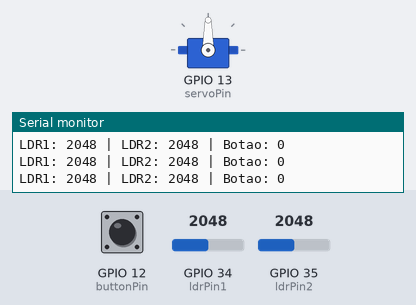
This sketch was run on a simulated ESP32. On the bench: servo, the last lines printed to the serial monitor. The test bench sets the inputs (shaded band); at power-on: GPIO 12 (buttonPin) LOW, GPIO 34 (ldrPin1) = 2048, GPIO 35 (ldrPin2) = 2048. The audio player accepts every command and is not drawn.

Above: at 1.7 s.
1.8 s: GPIO 12 (buttonPin) pulled HIGH for 0.15 s
At 1.94 s:
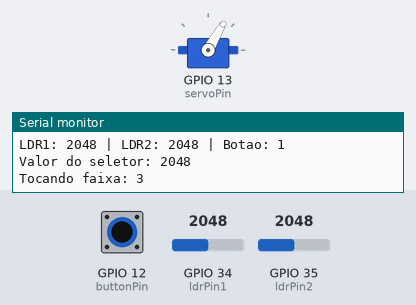
At 2.54 s:
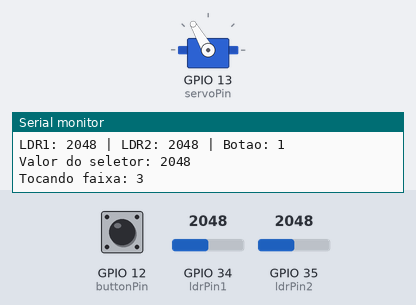
Timing chart, 0 to 8.5 s (numbered marks = the images above; inputs shaded):
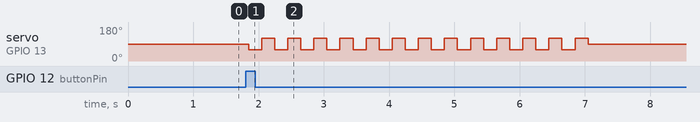

The sketch:

chapeu.ino
```cpp
#include <SoftwareSerial.h>
#include <DFRobotDFPlayerMini.h>
#include <Servo.h>

// Pinos
const int ldrPin1 = 34;
const int ldrPin2 = 35;
const int buttonPin = 12;
const int selectorPin = 32;  // Entrada analógica do seletor
const int servoPin = 13;

const int ldrThreshold = 500;

SoftwareSerial mySoftwareSerial(16, 17);
DFRobotDFPlayerMini dfplayer;
Servo bocaServo;

bool audioTocando = false;

// Função para determinar qual faixa com base no valor do seletor
int getFaixaSelecionada() {
  int val = analogRead(selectorPin);
  Serial.print("Valor do seletor: ");
  Serial.println(val);

  // Mapeamento do valor lido para a faixa (ajuste os ranges conforme seu hardware)
  if (val < 500) return 1;
  else if (val < 1500) return 2;
  else if (val < 2500) return 3;
  else return 4;
}

void tocarAudioComBoca(int faixa) {
  if (audioTocando) return;
  audioTocando = true;

  dfplayer.play(faixa);
  Serial.print("Tocando faixa: ");
  Serial.println(faixa);

  unsigned long inicio = millis();
  while (millis() - inicio < 5000) {
    bocaServo.write(60);
    delay(200);
    bocaServo.write(120);
    delay(200);
  }

  bocaServo.write(90);
  audioTocando = false;
}

void setup() {
  Serial.begin(115200);
  mySoftwareSerial.begin(9600);

  if (!dfplayer.begin(mySoftwareSerial)) {
    Serial.println("DFPlayer não encontrado!");
    while (true);
  }
  dfplayer.volume(25);

  pinMode(buttonPin, INPUT_PULLDOWN);
  bocaServo.attach(servoPin);
  bocaServo.write(90);
}

void loop() {
  int ldr1 = analogRead(ldrPin1);
  int ldr2 = analogRead(ldrPin2);
  bool botaoPressionado = digitalRead(buttonPin);

  Serial.printf("LDR1: %d | LDR2: %d | Botao: %d\n", ldr1, ldr2, botaoPressionado);

  if ((ldr1 < ldrThreshold && ldr2 < ldrThreshold) || botaoPressionado) {
    int faixa = getFaixaSelecionada();
    tocarAudioComBoca(faixa);
    delay(1000); // debounce
  }

  delay(100);
}
```

Measured:
- after the input at 1.8 s, servo on GPIO 13 (servoPin): 90° → 60° after 0.05 s, then repeats every 0.40 s: 120° 0.20 s, 60° 0.20 s, until it stays 90° from 7.0 s
